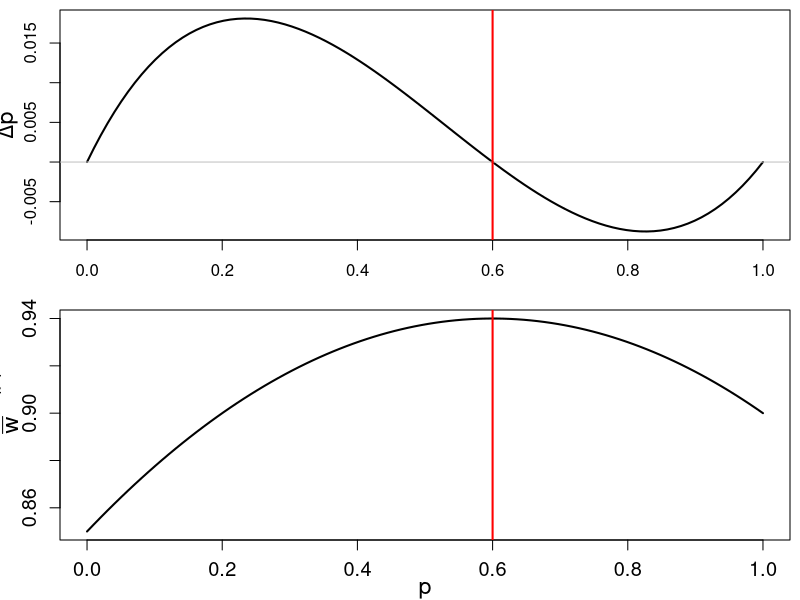
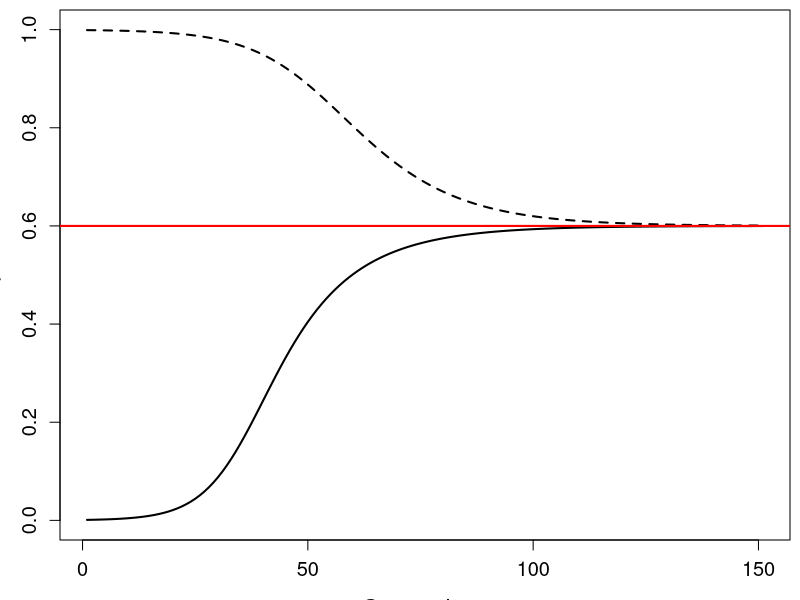

Generate these figures, in order, with R:



p<-seq(0,1,length=100)

mean.fit<-function(p){ 
	 p^2*w11 + w12*2*p*(1-p) + w22*(1-p)^2 
}

delta_p<-function(p){ 
	w1<- w11*p + w12*(1-p)
	w2<- w12*p + w22*(1-p)
	 wbar<-mean.fit(p) 
	p*(1-p)*(w1-w2)/wbar 
}

w11<-0.9; w12<-1; w22<-0.85
layout(1:2)
p<-seq(0,1,length=100)
par(mar=c(3,3,0.5,0.5))
plot(p,delta_p(p),type="l",ylab="",lwd=2)
mtext(side=2,expression(Delta*p),cex=1.4,line=1.9)
abline(h=0,col="grey")
abline(v= (1-w22)/((1-w11)+(1-w22)),col="red",lwd=2)
plot(p,mean.fit(p),type="l",xlab="",ylab=,cex.axis=1.2,cex.lab=1.4,lwd=2)
mtext(side=2,expression(bar(w)),cex=1.4,line=1.9)
mtext(side=1,"p",cex=1.4,line=1.9)
abline(v= (1-w22)/((1-w11)+(1-w22)),col="red",lwd=2)

 dev.copy2pdf(file="~/Dropbox/Courses/Popgen_teaching_Notes/figures/het_advant_dp_wbar.pdf")

layout(1)
p<-1/1000
my.p.traj<-p

for(i in 1:150){
	p<-p+delta_p(p)
	my.p.traj<-c(my.p.traj,p)
}
plot(my.p.traj,ylim=c(0,1),type="l",xlab="Generations",ylab="p",cex.axis=1.2,cex.lab=1.4,lwd=2)

p<-999/1000
my.p.traj<-p

for(i in 1:150){
	p<-p+delta_p(p)
	my.p.traj<-c(my.p.traj,p)
}
lines(my.p.traj,ylim=c(0,1),lty=2,lwd=2)
abline(h= (1-w22)/((1-w11)+(1-w22)),col="red",lwd=2)


 dev.copy2pdf(file="~/Dropbox/Courses/Popgen_teaching_Notes/figures/het_advant_traj.pdf")
 
 
 
 
